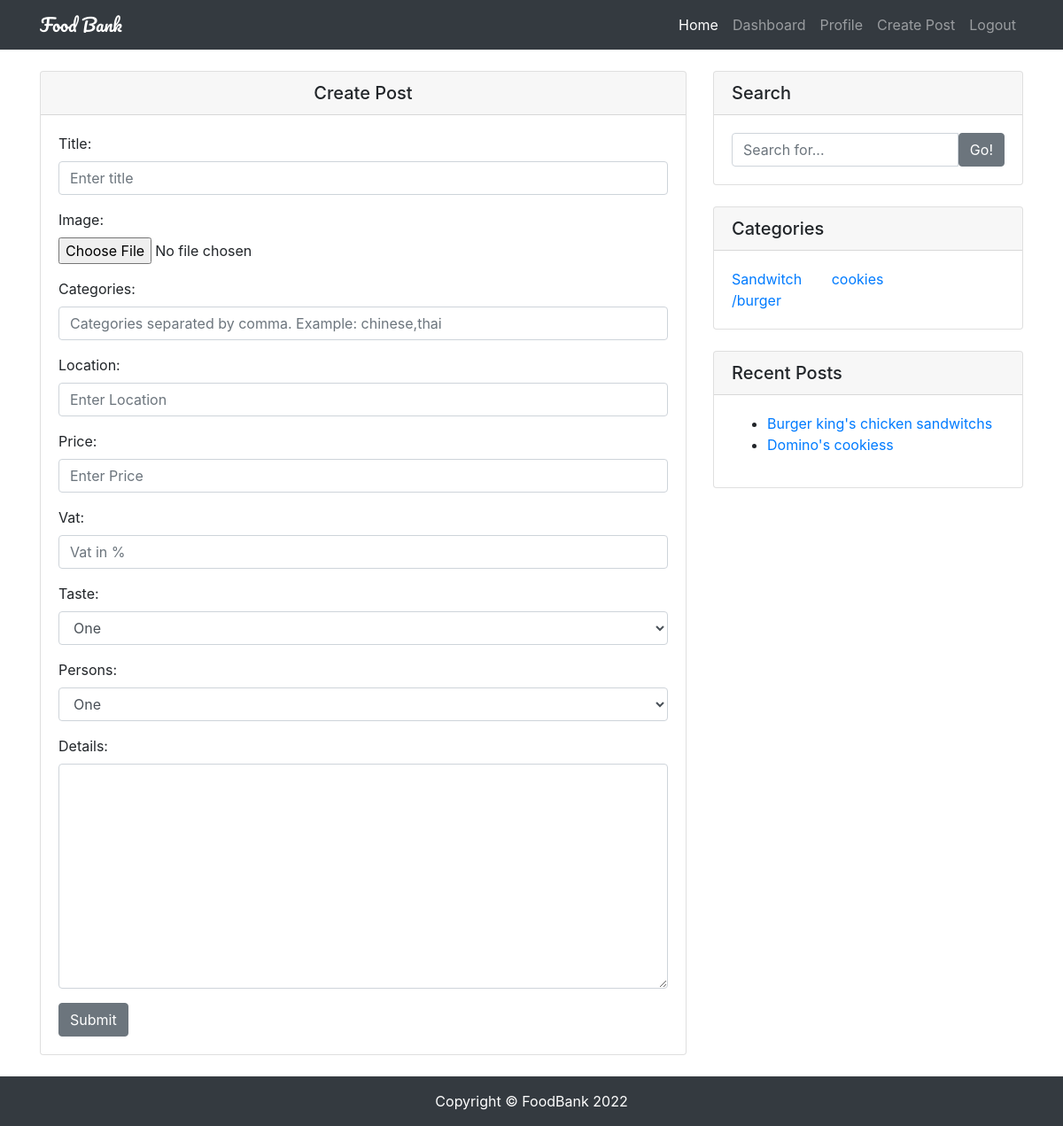
The page /create/ (signed in) on the database its author committed.
### restaurants/models.py (models this page shows, shortened)
class Restaurant(models.Model):
    user = models.ForeignKey(User, on_delete=models.CASCADE)
    title = models.CharField(max_length=120)
    image = models.ImageField(upload_to='restaurants/')
    categories = models.CharField(max_length=120)
    location = models.CharField(max_length=120)
    price = models.IntegerField()
    vat = models.PositiveIntegerField(default=0)
    taste = models.PositiveIntegerField(choices=choices)
    persons = models.PositiveIntegerField(choices=choices)
    details = models.TextField()
    slug = models.SlugField(unique=True, blank=True)
    likes = models.ManyToManyField(User, related_name='post_likes', blank=True)
    views = models.IntegerField(default=0,blank=True)
    created_at = models.DateTimeField(auto_now_add=True)
    updated_at = models.DateTimeField(auto_now=True)
    is_active = models.BooleanField(default=True)

### restaurants/views.py (the view, shortened to what this page needs)
# urls.py: path('create/', RestaurantCreateView.as_view(), name='create'),
class RestaurantCreateView(LoginRequiredMixin, SuccessMessageMixin, CreateView):
    template_name = 'restaurants/restaurant_form.html'
    form_class = RestaurantCreateForm
    success_url = reverse_lazy('my_posts')
    success_message = "Post Created Successfully"

### restaurants/context_processor.py (called while the page is built)
def categories(request):
    cat_list = []
    all_cat = Restaurant.objects.all()
    for cat in all_cat:
        name_list = cat.categories.split(',')
        for item in name_list:
            cat_list.append(item)
    cat_dict = {'categories': set(cat_list)}
    return cat_dict

def user_liked_posts(request,):
    if request.user.is_authenticated:
        posts = Restaurant.objects.filter(likes=request.user.id)
        return {'user_liked_posts': posts}
    else:
        return {'user_liked_posts': None}

def recent_posts(request):
    posts = Restaurant.objects.all().order_by('-created_at')[:5]
    return {'recent_posts': posts}

### templates/restaurants/restaurant_form.html (shortened to what this page needs)
{% extends 'base.html' %}
{% block content %}
<div class="row">
    <div class="col-md-8 my-4">
        <div class="card">
            <h5 class="card-header text-center">
                {% if 'update' in request.path %}
                Update Post
                {% else %}
                Create Post
                {% endif %}
            </h5>
            <div class="card-body">
                <form action="" method="post" enctype="multipart/form-data">
                    {{ form.as_p }}
                    <button class="btn btn-secondary" type="submit">Submit</button>
                </form>
            </div>
        </div>
    </div>
    {% endblock content %}

### templates/partials/_widgets.html
<div class="col-md-4">
    <div class="card my-4">
        <h5 class="card-header">Search</h5>
        <div class="card-body">
            <form action="{% url 'home' %}" method="get">
                <div class="input-group">
                    <input type="search" name='q' class="form-control" placeholder="Search for..." value="{{ request.GET.q }}" required>
                    <span class="input-group-btn">
                        <button class="btn btn-secondary" type="submit">Go!</button>
                    </span>
                </div>
            </form>
        </div>
    </div>
    <div class="card my-4">
        <h5 class="card-header">Categories</h5>
        <div class="card-body">
            <div class="row">
                {% for cat in categories %}
                <div class="col-md-4">
                <a href="{% url 'home' %}?q={{ request.GET.q }}&cat={{ cat }}">{{ cat }}</a>
                </div>
                {% endfor %}
            </div>
        </div>
    </div>
    <div class="card my-4">
        <h5 class="card-header">Recent Posts</h5>
        <div class="card-body">
            <ul>
                {% for post in recent_posts %}
                <li><a href="/{{ post.slug }}">{{ post.title }}s</a></li>
                {% endfor %}
            </ul>
        </div>
    </div>
</div>
</div>

### static/restaurants/css/style.css (style rules this page uses)
body { padding-top: 56px; }

### rows shown on the page
Restaurant: categories "Sandwitch/burger", title "Burger king's chicken sandwitch"
Restaurant: categories "cookies", title "Domino's cookies"
